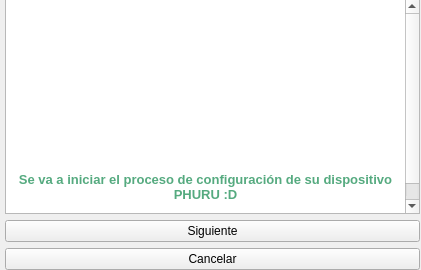
<?xml version="1.0" encoding="UTF-8"?>
<ui version="4.0">
 <class>Principal</class>
 <widget class="QStackedWidget" name="Principal">
  <property name="geometry">
   <rect>
    <x>0</x>
    <y>0</y>
    <width>421</width>
    <height>270</height>
   </rect>
  </property>
  <property name="minimumSize">
   <size>
    <width>421</width>
    <height>270</height>
   </size>
  </property>
  <property name="maximumSize">
   <size>
    <width>421</width>
    <height>270</height>
   </size>
  </property>
  <property name="windowTitle">
   <string>StackedWidget</string>
  </property>
  <widget class="QWidget" name="PrimerPagina">
   <property name="enabled">
    <bool>true</bool>
   </property>
   <property name="minimumSize">
    <size>
     <width>421</width>
     <height>270</height>
    </size>
   </property>
   <property name="maximumSize">
    <size>
     <width>421</width>
     <height>270</height>
    </size>
   </property>
   <widget class="QWidget" name="formLayoutWidget">
    <property name="geometry">
     <rect>
      <x>-1</x>
      <y>-1</y>
      <width>421</width>
      <height>271</height>
     </rect>
    </property>
    <layout class="QFormLayout" name="PrimerLayout">
     <property name="fieldGrowthPolicy">
      <enum>QFormLayout::AllNonFixedFieldsGrow</enum>
     </property>
     <item row="0" column="1">
      <widget class="QTextBrowser" name="PrimerTexto">
       <property name="html">
        <string>&lt;!DOCTYPE HTML PUBLIC &quot;-//W3C//DTD HTML 4.0//EN&quot; &quot;http://www.w3.org/TR/REC-html40/strict.dtd&quot;&gt;
&lt;html&gt;&lt;head&gt;&lt;meta name=&quot;qrichtext&quot; content=&quot;1&quot; /&gt;&lt;style type=&quot;text/css&quot;&gt;
p, li { white-space: pre-wrap; }
&lt;/style&gt;&lt;/head&gt;&lt;body style=&quot; font-family:'Droid Sans'; font-size:10pt; font-weight:400; font-style:normal;&quot;&gt;
&lt;p align=&quot;center&quot; style=&quot; margin-top:12px; margin-bottom:12px; margin-left:0px; margin-right:0px; -qt-block-indent:0; text-indent:0px;&quot;&gt;&lt;br /&gt;&lt;/p&gt;
&lt;p align=&quot;center&quot; style=&quot; margin-top:12px; margin-bottom:12px; margin-left:0px; margin-right:0px; -qt-block-indent:0; text-indent:0px;&quot;&gt;&lt;br /&gt;&lt;/p&gt;
&lt;p align=&quot;center&quot; style=&quot; margin-top:12px; margin-bottom:12px; margin-left:0px; margin-right:0px; -qt-block-indent:0; text-indent:0px;&quot;&gt;&lt;br /&gt;&lt;/p&gt;
&lt;p align=&quot;center&quot; style=&quot; margin-top:12px; margin-bottom:12px; margin-left:0px; margin-right:0px; -qt-block-indent:0; text-indent:0px;&quot;&gt;&lt;br /&gt;&lt;/p&gt;
&lt;p align=&quot;center&quot; style=&quot; margin-top:12px; margin-bottom:12px; margin-left:0px; margin-right:0px; -qt-block-indent:0; text-indent:0px;&quot;&gt;&lt;span style=&quot; font-weight:600; color:#55aa7f;&quot;&gt;Se va a iniciar el proceso de configuración de su dispositivo PHURU :D&lt;/span&gt;&lt;/p&gt;
&lt;p align=&quot;center&quot; style=&quot; margin-top:12px; margin-bottom:12px; margin-left:0px; margin-right:0px; -qt-block-indent:0; text-indent:0px;&quot;&gt;&lt;img src=&quot;:/icons/wifi.png&quot; /&gt;&lt;/p&gt;&lt;/body&gt;&lt;/html&gt;</string>
       </property>
      </widget>
     </item>
     <item row="1" column="1">
      <widget class="QPushButton" name="PrimerSiguiente">
       <property name="text">
        <string>Siguiente</string>
       </property>
      </widget>
     </item>
     <item row="2" column="1">
      <widget class="QPushButton" name="PrimerCancelar">
       <property name="text">
        <string>Cancelar</string>
       </property>
      </widget>
     </item>
    </layout>
   </widget>
  </widget>
  <widget class="QWidget" name="SegundaPagina">
   <property name="enabled">
    <bool>false</bool>
   </property>
   <property name="minimumSize">
    <size>
     <width>421</width>
     <height>270</height>
    </size>
   </property>
   <property name="maximumSize">
    <size>
     <width>421</width>
     <height>270</height>
    </size>
   </property>
   <widget class="QWidget" name="formLayoutWidget_2">
    <property name="geometry">
     <rect>
      <x>0</x>
      <y>0</y>
      <width>421</width>
      <height>271</height>
     </rect>
    </property>
    <layout class="QFormLayout" name="SegundoLayout">
     <item row="0" column="0">
      <widget class="QTextBrowser" name="SegundoTexto">
       <property name="html">
        <string>&lt;!DOCTYPE HTML PUBLIC &quot;-//W3C//DTD HTML 4.0//EN&quot; &quot;http://www.w3.org/TR/REC-html40/strict.dtd&quot;&gt;
&lt;html&gt;&lt;head&gt;&lt;meta name=&quot;qrichtext&quot; content=&quot;1&quot; /&gt;&lt;style type=&quot;text/css&quot;&gt;
p, li { white-space: pre-wrap; }
&lt;/style&gt;&lt;/head&gt;&lt;body style=&quot; font-family:'Droid Sans'; font-size:10pt; font-weight:400; font-style:normal;&quot;&gt;
&lt;p align=&quot;center&quot; style=&quot; margin-top:0px; margin-bottom:0px; margin-left:0px; margin-right:0px; -qt-block-indent:0; text-indent:0px;&quot;&gt;&lt;span style=&quot; font-weight:600; color:#55aa7f;&quot;&gt;Su dispositio se acaba de conectar :D&lt;/span&gt;&lt;/p&gt;
&lt;p align=&quot;center&quot; style=&quot; margin-top:0px; margin-bottom:0px; margin-left:0px; margin-right:0px; -qt-block-indent:0; text-indent:0px;&quot;&gt;&lt;span style=&quot; font-weight:600; color:#55aa7f;&quot;&gt;GO GO GO&lt;/span&gt;&lt;/p&gt;
&lt;p align=&quot;center&quot; style=&quot;-qt-paragraph-type:empty; margin-top:0px; margin-bottom:0px; margin-left:0px; margin-right:0px; -qt-block-indent:0; text-indent:0px; font-weight:600; color:#55aa7f;&quot;&gt;&lt;br /&gt;&lt;/p&gt;
&lt;p align=&quot;center&quot; style=&quot; margin-top:0px; margin-bottom:0px; margin-left:0px; margin-right:0px; -qt-block-indent:0; text-indent:0px;&quot;&gt;&lt;span style=&quot; font-weight:600; color:#55aa7f;&quot;&gt;Si desea conectarse a través de un router externo presiones &amp;quot;Siguiente&amp;quot;, &lt;/span&gt;&lt;/p&gt;
&lt;p align=&quot;center&quot; style=&quot; margin-top:0px; margin-bottom:0px; margin-left:0px; margin-right:0px; -qt-block-indent:0; text-indent:0px;&quot;&gt;&lt;span style=&quot; font-weight:600; color:#55aa7f;&quot;&gt;de lo contrario presione &amp;quot;Aceptar&amp;quot;&lt;/span&gt;&lt;/p&gt;&lt;/body&gt;&lt;/html&gt;</string>
       </property>
      </widget>
     </item>
     <item row="1" column="0">
      <widget class="QPushButton" name="PrimerAceptar">
       <property name="text">
        <string>Aceptar</string>
       </property>
      </widget>
     </item>
     <item row="1" column="1">
      <widget class="QPushButton" name="SegundoSiguiente">
       <property name="text">
        <string>Siguiente</string>
       </property>
      </widget>
     </item>
    </layout>
   </widget>
  </widget>
 </widget>
 <resources>
  <include location="../Gui/Resources/Phuru.qrc"/>
 </resources>
 <connections/>
</ui>
